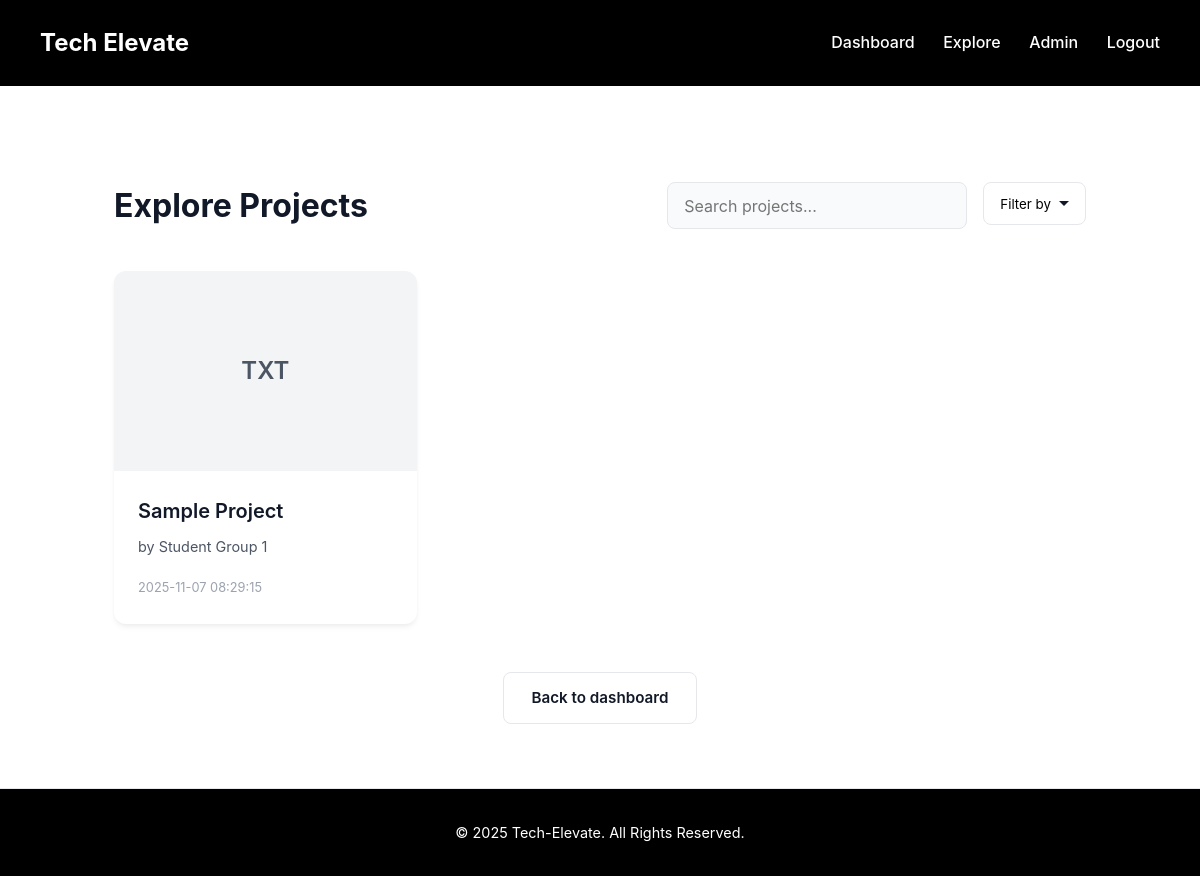
The app's page /explore.php (signed in) with its own data.
### tables this page shows
CREATE TABLE projects (
  id INT AUTO_INCREMENT PRIMARY KEY,
  user_id INT NOT NULL,
  project_title VARCHAR(255) NOT NULL,
  project_description TEXT,
  filename VARCHAR(255) DEFAULT NULL,
  uploaded_at TIMESTAMP DEFAULT CURRENT_TIMESTAMP,
  FOREIGN KEY (user_id) REFERENCES users(id) ON DELETE CASCADE
);

CREATE TABLE users (
  id INT AUTO_INCREMENT PRIMARY KEY,
  name VARCHAR(150) NOT NULL,
  email VARCHAR(150) NOT NULL UNIQUE,
  password VARCHAR(255) NOT NULL,
  role ENUM('admin','student') DEFAULT 'student',
  photo VARCHAR(255) DEFAULT NULL,
  course VARCHAR(150) DEFAULT NULL,
  year_level VARCHAR(100) DEFAULT NULL,
  about TEXT DEFAULT NULL,
  status ENUM('active','inactive') DEFAULT 'active',
  reset_token VARCHAR(255) DEFAULT NULL,
  reset_expires DATETIME DEFAULT NULL,
  created_at TIMESTAMP DEFAULT CURRENT_TIMESTAMP,
  updated_at TIMESTAMP DEFAULT CURRENT_TIMESTAMP ON UPDATE CURRENT_TIMESTAMP
);

### explore.php (the view, shortened to what this page needs)
<?php
require 'db_connect.php';
$projects = $conn->query("
    SELECT p.*, u.name AS uploader
    FROM projects p
    JOIN users u ON u.id = p.user_id
    WHERE p.status='active'
    ORDER BY p.uploaded_at DESC
");
include 'includes/header.php';
?>
<div class="page-body">
    <div class="explore-header">
        <h1 class="page-title">Explore Projects</h1>
        <div class="search-and-filter">
            <input type="text" id="searchInput" placeholder="Search projects..." class="search-input">
            <div class="filter-dropdown">
                <button class="filter-btn">Filter by <span class="arrow-down"></span></button>
            </div>
        </div>
    </div>
    <div class="grid-case" id="projectsGrid">
        <?php if ($projects->num_rows > 0) : ?>
            <?php while ($p = $projects->fetch_assoc()) : ?>
                <a href="project_view.php?id=<?php echo $p['id']; ?>" class="project-card" data-category="<?php echo strtolower(htmlspecialchars($p['category'])); ?>">
                    <?php
                    $files = explode(',', $p['filename']);
                    $firstFile = trim($files[0]);
                    $ext = strtolower(pathinfo($firstFile, PATHINFO_EXTENSION));
                    ?>
                    <?php if ($firstFile && preg_match('/\.(jpg|jpeg|png|gif|svg)$/i', $firstFile)) : ?>
                        <img src="uploads/<?php echo htmlspecialchars($firstFile); ?>" alt="thumb" class="project-card-img">
                    <?php else : ?>
                        <div class="project-card-file-blob">
                            <?php echo strtoupper($ext ?: 'FILE'); ?>
                        </div>
                    <?php endif; ?>
                    <div class="project-card-body">
                        <h4 class="project-card-title"><?php echo htmlspecialchars($p['project_title']); ?></h4>
                        <p class="project-card-uploader">by <?php echo htmlspecialchars($p['uploader']); ?></p>
                        <small class="project-card-date"><?php echo htmlspecialchars($p['uploaded_at']); ?></small>
                    </div>
                </a>
            <?php endwhile; ?>
        <?php else : ?>
            <div class="no-projects-message">
                <p>No projects found at the moment. Check back later!</p>
            </div>
        <?php endif; ?>
    </div>
    <div class="back-to-dash">
        <a class="btn-outline" href="dashboard.php">Back to dashboard</a>
    </div>
</div>
<?php include 'includes/footer.php'; ?>

### assets/css/style.css (style rules this page uses)
:root { --bg-color: #ffffff; --primary-color: #2563EB; --secondary-color: #4B5563; --text-color: #111827; --card-bg: #ffffff; --border-color: #E5E7EB; --shadow: 0 4px 6px -1px rgba(0, 0, 0, 0.05), 0 2px 4px -1px rgba(0, 0, 0, 0.04); --shadow-lg: 0 10px 15px -3px rgba(0, 0, 0, 0.07), 0 4px 6px -2px rgba(0, 0, 0, 0.05); --font-family: 'Inter', -apple-system, BlinkMacSystemFont, 'Segoe UI', Roboto, sans-serif; }
* { margin: 0; padding: 0; box-sizing: border-box; font-family: var(--font-family); }
body { background-color: var(--bg-color); color: var(--text-color); line-height: 1.6; min-height: 100vh; display: flex; flex-direction: column; }
.container, .page-body { width: 90%; max-width: 1200px; margin: 0 auto; padding-top: 90px; padding-bottom: 2rem; }
.btn, .btn-outline, .btn-small { border: 1px solid transparent; cursor: pointer; border-radius: 0.5rem; text-decoration: none; display: inline-block; font-size: 0.95rem; font-weight: 600; padding: 0.8rem 1.75rem; transition: all 0.2s ease; }
.btn-outline { background-color: transparent; border-color: var(--border-color); color: var(--text-color); }
input, textarea, select { width: 100%; padding: 0.8rem 1rem; border-radius: 0.5rem; border: 1px solid var(--border-color); background-color: #F9FAFB; color: var(--text-color); font-size: 1rem; transition: border-color 0.2s ease, box-shadow 0.2s ease; }
.explore-header { display: flex; justify-content: space-between; align-items: center; margin-bottom: 2.5rem; }
.search-and-filter { display: flex; gap: 1rem; }
.search-input { width: 300px; }
.filter-dropdown { position: relative; }
.filter-btn { background-color: #fff; border: 1px solid var(--border-color); padding: 0.8rem 1rem; border-radius: 0.5rem; cursor: pointer; display: flex; align-items: center; gap: 0.5rem; }
.arrow-down { width: 0; height: 0; border-left: 5px solid transparent; border-right: 5px solid transparent; border-top: 5px solid var(--text-color); }
.grid-case { display: grid; grid-template-columns: repeat(auto-fill, minmax(300px, 1fr)); gap: 2rem; }
.project-card { background-color: var(--card-bg); border-radius: 0.75rem; overflow: hidden; box-shadow: var(--shadow); transition: transform 0.2s ease, box-shadow 0.2s ease; text-decoration: none; color: inherit; display: flex; flex-direction: column; }
.project-card-file-blob { height: 200px; display: flex; align-items: center; justify-content: center; background-color: #F3F4F6; font-size: 1.5rem; font-weight: 600; color: var(--secondary-color); }
.project-card-body { padding: 1.5rem; }
.project-card-title { font-size: 1.25rem; font-weight: 600; margin-bottom: 0.5rem; }
.project-card-uploader { color: var(--secondary-color); font-size: 0.9rem; margin-bottom: 1rem; }
.project-card-date { font-size: 0.8rem; color: #9CA3AF; }
.back-to-dash { text-align: center; margin-top: 3rem; }

### records on screen
projects: filename "TXT", project_title "Sample Project", user.name "Student Group 1", uploaded_at "2025-11-07 08:29:15"
